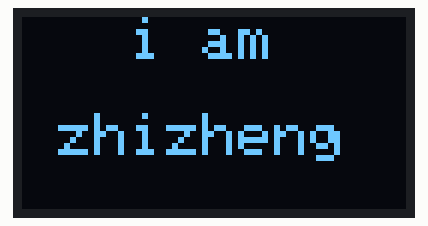
This sketch was run on a simulated Arduino Uno, built with avr-gcc and run on an emulated ATmega328P. On the bench: 128×64 one-colour display. The display library's start-up logo is not drawn.

Above: at 0.1 s.
At 1.2 s:
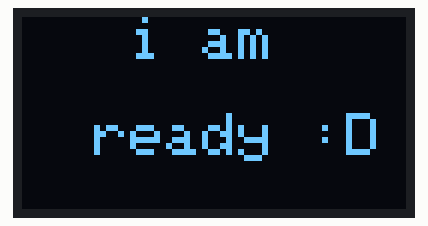

The sketch:

activity_5.ino
```cpp
#include <Wire.h>
#include "Adafruit_GFX.h"
#include "Adafruit_SSD1306.h"
#define SCREEN_WIDTH 128 // OLED display width, in pixels
#define SCREEN_HEIGHT 64 // OLED display height, in pixels

//Declaration for an SSD1 display connected to I2C (SDA, SCL pins)
#define OLED_RESET -1 // Reset pin # (or -1 is sharing Arduino reset pin)
Adafruit_SSD1306 display(SCREEN_WIDTH, SCREEN_HEIGHT, &Wire, OLED_RESET);

void oledDisplay(int8_t textSize, int8_t x, int8_t y) {
  display.clearDisplay();
  display.setTextSize (textSize);
  display.setTextColor (WHITE);
  display.setCursor(x,y);

}

void setup() {
  //**************** OLED Setup *********************//
    //SSD1306_SWITCHCAPVCC = generate display voltage from 3.3v internally
    if (!display.begin(SSD1306_SWITCHCAPVCC, 0x3C)) {//Address 0x36 for 128x64
    Serial.println(F("SSD1306 allocation failed"));
    for (;;); //Don't proceed, loop forever
}
//Show initial display buffer contesnts on the screen --
//The library intializes this with an Adafruit splash screen.
display.display();
//***************************************************//
}

void loop() {

  oledDisplay(2,0,0);
  display.println("   i am   ");
  display.println("");
  display.println(" zhizheng ");
  display.display();
  delay(1000);
  oledDisplay(2,0,0);
  display.println("   i am   ");
  display.println("");
  display.println("  ready :D  ");
  display.display();
  delay(1000);
}
```

Measured:
- what the display in image 0 shows lasts 1.0 s, from 0.1 s to 1.1 s
